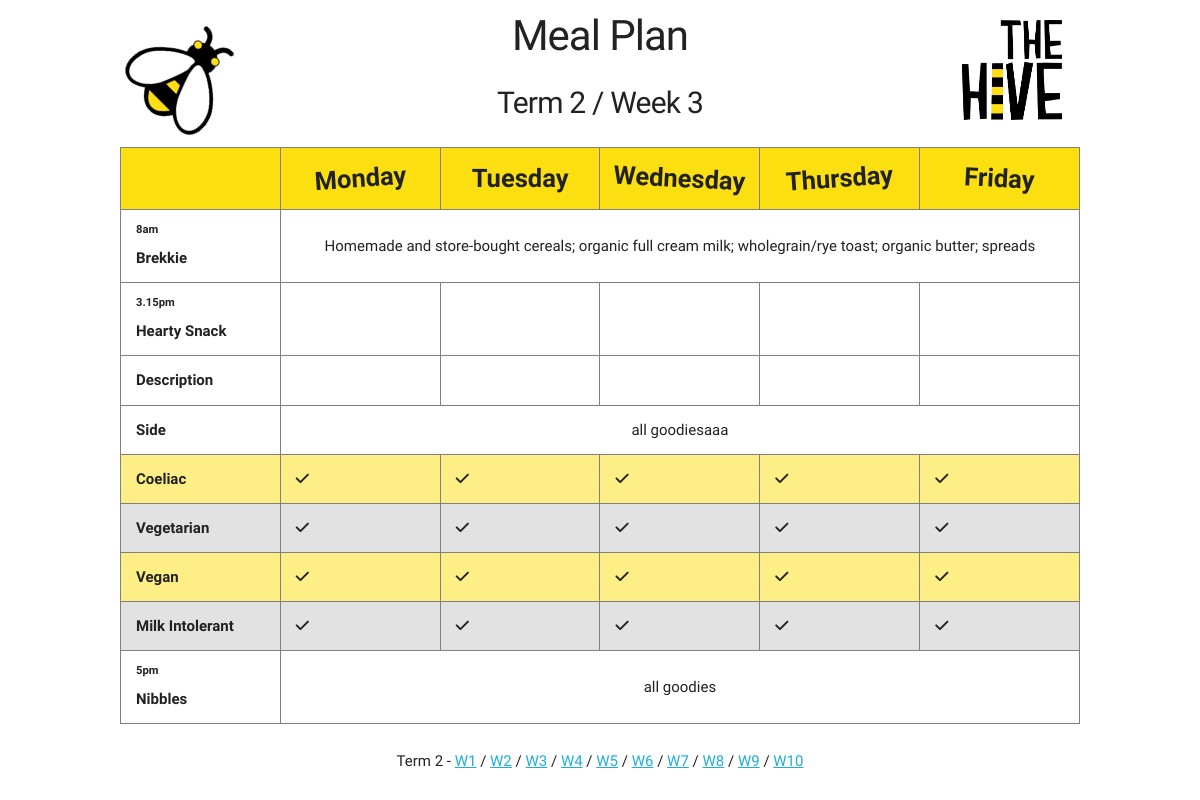
Screenshot of /2017/2/3 with the database file from the repository.
### food/models.py (models this page shows, shortened)
class Side(models.Model):
    name = models.CharField(max_length=200, unique=True)
    price = models.FloatField()
    description = models.CharField(max_length=250, blank=True)

### food/views.py (the view)
# urls.py: url(r'^(?P<year>\d+)/(?P<term>\d+)/(?P<week>\d+)/?$', views.index, name='index'),
def index(request, year=2017, term=2, week=0):
    template = loader.get_template('food/index.html')
    term = Term.objects.get(year=year, term=term)
    if week == 0:
        week = Term.get_week(term, date.today())
    meals = get_meals(term, week)
    breakfast = Side.objects.get(name='Breakfast')
    veggies = Side.objects.get(name='Veggies')
    fruit = Side.objects.get(name='Fruit')
    for meal in meals:
        if meal is not None:
            meal.description = meal.description.split(",")
    context = {
        'term': term.term,
        'week': week,
        'meals': meals,
        'veggies': veggies,
        'fruit': fruit,
        'breakfast': breakfast
    }
    return HttpResponse(template.render(context, request))

### food/views.py (called while the page is built)
def get_meals(term, week):
    start_date = term.start + timedelta(weeks=int(week) - 1)
    end_date = start_date + timedelta(weeks=1)
    plans = MealPlan.objects.filter(date__gte=start_date, date__lt=end_date)
    meals = []
    for i in range(5):
        day = list(filter(lambda plan: plan.date.weekday() == i, plans))
        if len(day) > 0:
            meals.append(day[0].meal)
        else:
            meals.append(None)
    return meals

### food/templates/food/index.html
{% extends "./layout.html" %}
{% load static %}
{% block content %}
    <div class="container">
        <div class="row" style="margin-top: 10px">
            <div class="two columns">
                <img src="{% static 'images/bee-logo.png' %}" width="100" height="100"
                     class="bee-image" style="margin: 15px"/>
            </div>
            <div class="eight columns">
                <h2 class="center">Meal Plan</h2>
                <h4 class="center">Term {{ term }} / Week {{ week }}</h4>
            </div>
            <div class="two columns">
                <img src="{% static 'images/the-hive.png' %}" width="100" height="100" style="margin: 10px"/>
            </div>
        </div>
        <div class="row">
            <table>
                <thead>
                <tr>
                    <th width="16.6%"></th>
                    <th width="16.6%"><div class="rotate-left">Monday</div></th>
                    <th width="16.6%"><div>Tuesday</div></th>
                    <th width="16.6%"><div class="rotate-right">Wednesday</div></th>
                    <th width="16.6%"><div class="rotate-left">Thursday</div></th>
                    <th width="16.6%"><div class="rotate-right">Friday</div></th>
                </tr>
                </thead>
                <tbody>
                <tr>
                    <td><strong><sup>8am</sup><br>Brekkie</strong></td>
                    <td colspan="5" class="center">
                        {{ breakfast.description | linebreaksbr }}
                    </td>
                </tr>
                <tr>
                    <td><strong><sup>3.15pm</sup><br>Hearty Snack</strong></td>
                    {% for meal in meals %}
                        <td><em>{{ meal.name }}</em></td>
                    {% endfor %}
                </tr>
                <tr>
                    <td><strong>Description</strong></td>
                        {% for meal in meals %}
                            <td><ul>{{ meal.description | unordered_list }} </ul></td>
                        {% endfor %}
                </tr>
                <tr>
                    <td><strong>Side</strong></td>
                    <td colspan="5" class="center">
                        {{ veggies.description | linebreaksbr }}
                    </td>
                </tr>
                <tr class="bee-yellow">
                    <td><strong>Coeliac</strong></td>
                    {% for meal in meals %}
                        <td>{{ meal.coeliac|default:'<i class="fa fa-check" aria-hidden="true"></i>' }}</td>
                    {% endfor %}
                </tr>
                <tr class="bee-grey">
                    <td><strong>Vegetarian</strong></td>
                    {% for meal in meals %}
                        <td>{{ meal.vegetarian|default:'<i class="fa fa-check" aria-hidden="true"></i>' }}</td>
                    {% endfor %}
                </tr>
                <tr class="bee-yellow">
                    <td><strong>Vegan</strong></td>
                    {% for meal in meals %}
                        <td>{{ meal.vegan|default:'<i class="fa fa-check" aria-hidden="true"></i>' }}</td>
                    {% endfor %}
                </tr>
                <tr class="bee-grey">
                    <td><strong>Milk Intolerant</strong></td>
                    {% for meal in meals %}
                        <td>{{ meal.milk_intolerant|default:'<i class="fa fa-check" aria-hidden="true"></i>' }}</td>
                    {% endfor %}
                </tr>
                <tr>
                    <td><strong><sup>5pm</sup><br>Nibbles</strong></td>
                    <td colspan="5" class="center">{{ fruit.description | linebreaksbr }}</td>
                </tr>
                </tbody>
            </table>
        </div>
        <div class="row">
            <p class="center">
                Term 2 -
                <a href="{% url 'index' '2017' '2' '1' %}">W1</a> /
                <a href="{% url 'index' '2017' '2' '2' %}">W2</a> /
                <a href="{% url 'index' '2017' '2' '3' %}">W3</a> /
                <a href="{% url 'index' '2017' '2' '4' %}">W4</a> /
                <a href="{% url 'index' '2017' '2' '5' %}">W5</a> /
                <a href="{% url 'index' '2017' '2' '6' %}">W6</a> /
                <a href="{% url 'index' '2017' '2' '7' %}">W7</a> /
                <a href="{% url 'index' '2017' '2' '8' %}">W8</a> /
                <a href="{% url 'index' '2017' '2' '9' %}">W9</a> /
                <a href="{% url 'index' '2017' '2' '10' %}">W10</a>
            </p>
        </div>
    </div>
{% endblock content %}

### food/static/css/skeleton.css (style rules this page uses)
.container { position: relative; width: 100%; max-width: 1024px; margin: 0 auto; padding: 0 20px; box-sizing: border-box; }
.column, .columns { width: 100%; float: left; box-sizing: border-box; }
@media (min-width: 400px) { .container { width: 85%; padding: 0; } }
@media (min-width: 550px) { .container { width: 80%; } }
@media (min-width: 550px) { .column, .columns { margin-left: 4%; } }
@media (min-width: 550px) { .column:first-child, .columns:first-child { margin-left: 0; } }
@media (min-width: 550px) { .two.columns { width: 13.3333333333%; } }
@media (min-width: 550px) { .eight.columns { width: 65.3333333333%; } }
html { font-size: 62.5%; }
body { font-size: 1.5em; line-height: 1.6; font-weight: 300; font-family: 'Varela Round', "Helvetica Neue", Helvetica, Arial, sans-serif; color: #222; }
h1, h2, h3, h4, h5, h6 { margin-top: 0; margin-bottom: 2rem; font-weight: 300; }
h2 { font-size: 3.6rem; line-height: 1.25; letter-spacing: -.1rem; }
h4 { font-size: 2.4rem; line-height: 1.35; letter-spacing: -.08rem; }
@media (min-width: 550px) { h2 { font-size: 4.2rem; } }
@media (min-width: 550px) { h4 { font-size: 3.0rem; } }
p { margin-top: 0; }
a { color: #1EAEDB; }
th, td { padding: 12px 15px; text-align: left; border: 1px solid #808080; }
pre, blockquote, dl, figure, table, p, ul, ol, form { margin-bottom: 2.5rem; }
.container:after, .row:after, .u-cf { content: ""; display: table; clear: both; }

### food/static/css/foodosh.css (style rules this page uses)
.bee-image { -ms-transform: rotate(45deg); -webkit-transform: rotate(45deg); transform: rotate(45deg); }
.bee-grey { background-color: #e2e2e2; }
.bee-yellow { background-color: rgba(252, 223, 17, 0.51); }
.center { text-align: center; }
.rotate-right { -ms-transform: rotate(3deg); -webkit-transform: rotate(3deg); transform: rotate(3deg); }
.rotate-left { -ms-transform: rotate(-4deg); -webkit-transform: rotate(-4deg); transform: rotate(-4deg); }
thead th { background-color: #FCDF11; text-align: center; padding: 10px; font-size: 1.7em; font-weight: bold; }

### rows the page displays
Side: description "Homemade and store-bought cereals; organic full cream milk; wholegrain/rye toast; organic butter; spreads"
Side: description "all goodiesaaa"
Side: description "all goodies"

### other values shown
{{ term }} "2"
{{ week }} "3"
